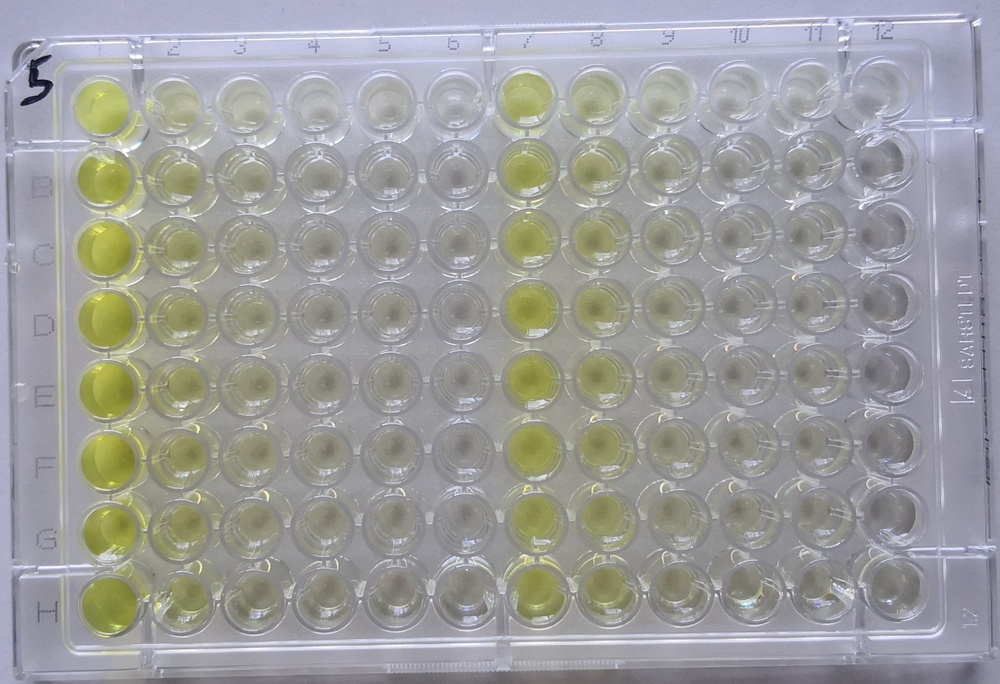
#> input picture well_plate_project/data_etl/bianc_cropped.jpg, 1000 x 684 px, shrunk from 2015 x 1379 before the run
$ python test0.py   (older library calls are emulated)
#> lines starting #> are read from the running program, lines starting #| are printed output that depends on the picture
import cv2


image_file_name = 'bianc_cropped.jpg'

print('check 0')
# assert image_file.is_file()
queryImage = cv2.imread(image_file_name)
#> queryImage is the input picture: shape (684, 1000, 3); mean B, G, R 156.9, 157.8, 157.6
print('check 1')
gray_queryImage = cv2.cvtColor(queryImage, cv2.COLOR_BGR2GRAY)
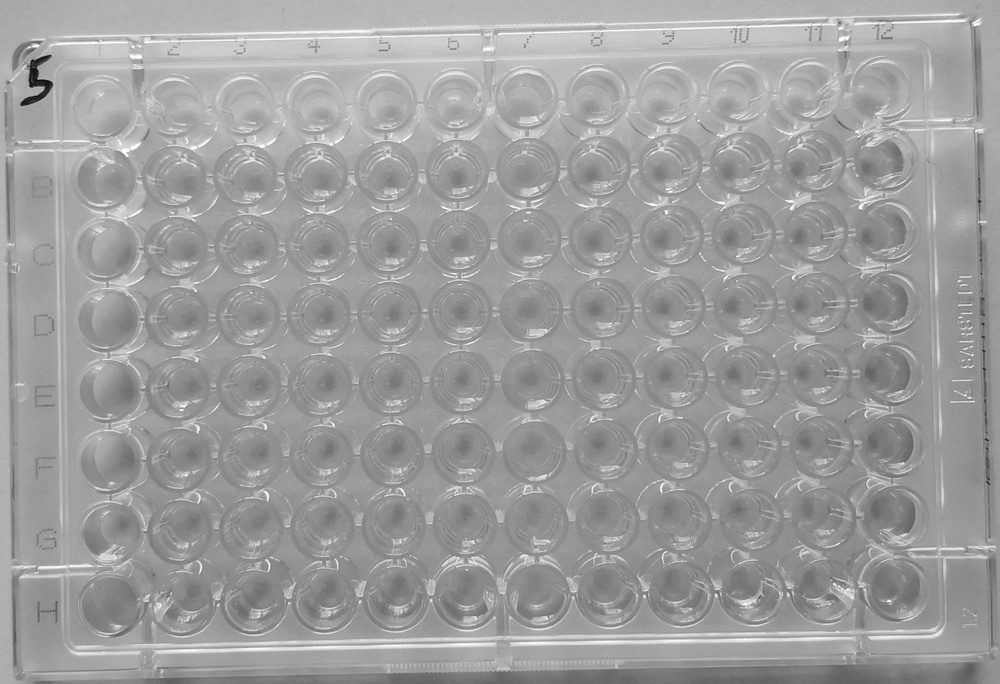
#> gray_queryImage: shape (684, 1000); min 4, max 255, mean 157.6
print('check 2')
#fast = cv2.FastFeatureDetector(40) #FAST algorithm for corner detection
fast = cv2.FastFeatureDetector_create() #FAST algorithm for corner detection
print('check 3')

# test = fast.detectAndCompute(queryImage, None)
keypoints_fast  = fast.detect(queryImage, None)
#> keypoints_fast = 8652 keypoints; strongest (x, y, size): (30, 86, 7), (21, 104, 7), (43, 87, 7), (50, 55, 7)

#keypoints_fast  = fast.detectAndCompute(gray_queryImage, None)


print("Done")
